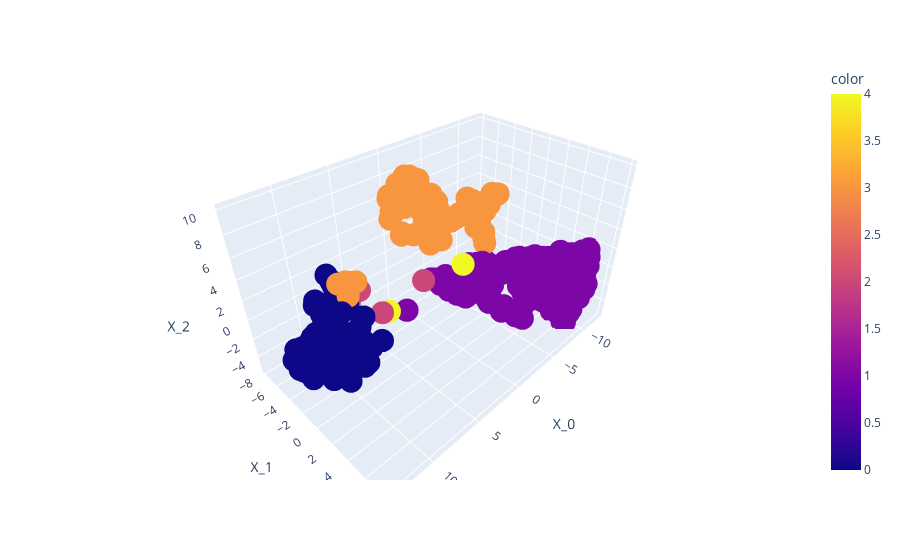

Notebook cell for this chart:
### Markdown cell above
Qua possiamo osservare il risultato del clustering sovrapposto a quello del t-SNE.

### Code cell
kmeans = KMeans(n_clusters=5, max_iter=1000,n_init="auto", random_state=42)
results = kmeans.fit_predict(scaled_df)
px.scatter_3d(tsne_df,x="X_0",y="X_1",z="X_2", color=results)

### Figure 1 — Plotly figure (JSON) as saved in the notebook; plotly's stock layout.template omitted (floating-point values rounded to 4 significant figures; data arrays with more than 128 entries replaced by an {"elided": "..."} marker saying what was removed)
{"data": [{"hovertemplate": "X_0=%{x}<br>X_1=%{y}<br>X_2=%{z}<br>color=%{marker.color}<extra></extra>", "legendgroup": "", "marker": {"color": {"elided": "440 int values"}, "coloraxis": "coloraxis", "symbol": "circle"}, "mode": "markers", "name": "", "scene": "scene", "showlegend": false, "type": "scatter3d", "x": {"elided": "440 float values"}, "y": {"elided": "440 float values"}, "z": {"elided": "440 float values"}}], "layout": {"coloraxis": {"colorbar": {"title": {"text": "color"}}, "colorscale": [[0, "#0d0887"], [0.1111, "#46039f"], [0.2222, "#7201a8"], [0.3333, "#9c179e"], [0.4444, "#bd3786"], [0.5556, "#d8576b"], [0.6667, "#ed7953"], [0.7778, "#fb9f3a"], [0.8889, "#fdca26"], [1, "#f0f921"]]}, "legend": {"tracegroupgap": 0}, "margin": {"t": 60}, "scene": {"domain": {"x": [0, 1], "y": [0, 1]}, "xaxis": {"title": {"text": "X_0"}}, "yaxis": {"title": {"text": "X_1"}}, "zaxis": {"title": {"text": "X_2"}}}}}
